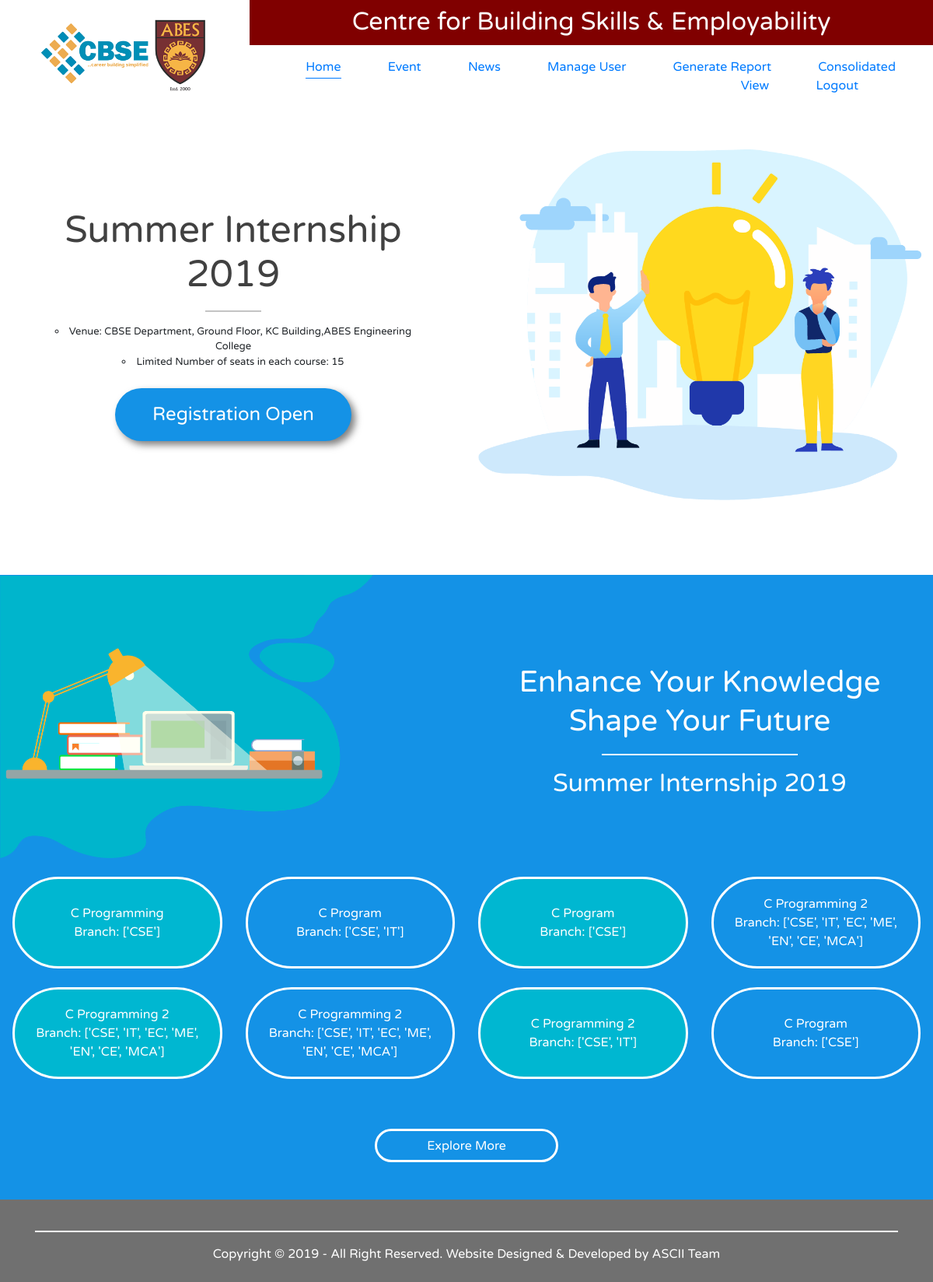
The app's page / (signed in) with its own data.
### event/models.py (models this page shows, shortened)
class EventRecord(models.Model):
    slug = models.SlugField(unique=True)
    type = models.CharField(max_length=50)
    c_o_e = models.CharField(max_length=75)
    event_name = models.CharField(max_length=110)
    event_pic = models.FileField(default='')
    fees = models.FloatField()
    registration_start = models.DateField()
    registration_end = models.DateField()
    event_date = models.DateField()
    duration_number = models.CharField(max_length=10)
    duration_string = models.CharField(max_length=10)
    eligible_branches = models.CharField(max_length=100)
    eligible_year = models.CharField(max_length=100)
    pre_requisites_1 = models.CharField(max_length=50, default='')
    pre_requisites_2 = models.CharField(max_length=50, default='')
    pre_requisites_3 = models.CharField(max_length=50, default='')
    learning_outcome_1= models.CharField(max_length=100, default='')
    learning_outcome_2= models.CharField(max_length=100, default='')
    learning_outcome_3= models.CharField(max_length=100, default='')
    learning_outcome_4= models.CharField(max_length=100, default='')
    learning_outcome_5= models.CharField(max_length=100, default='')
    learning_outcome_6= models.CharField(max_length=100, default='')
    description = RichTextUploadingField()
    outside_student = models.IntegerField(default=0)
    venue = models.CharField(max_length=50)
    resource_person = models.CharField(max_length=110)
    resource_person_pic = models.FileField(default='')
    resource_person_data = RichTextUploadingField()
    registered_student = models.IntegerField(default=0)
    registration_open = models.BooleanField(default=True)
    timestamp = models.DateTimeField(auto_now_add=True)
    user = models.ForeignKey(User, on_delete=models.PROTECT)

### cbseevents/views.py (the view)
# urls.py: path('', home, name='home'),
def home(request):
    event_list = EventRecord.objects.all().order_by('-event_date')[:16]
    return render(request, 'index.html', {'event_list': event_list})

### templates/index.html (shortened to what this page needs)
{% extends "base.html" %}{% load staticfiles %}{% block head_title %}Home | {{ block.super }}{% endblock %}
<main>{% block content %}</main>
    <div class="row mt-lg-5" style="margin: 0">
        <div class="col-lg-6 order-lg-1 pb-5">
            <img src="{% static 'images/Asset 36.png' %}" alt="logo" style="width: 100%"></div>
        <div class="col-lg-6 order-lg-0 align-self-lg-center px-lg-5 pb-5 text-center">
            <h1 class="px-4" style="color:#414141;">Summer Internship 2019</h1>
            <hr style="width: 70px; border: 1px solid rgba(0,0,0,0.23);">
            <li class="px-3" style="font-size: small;list-style-type: circle;">Venue: CBSE Department, Ground Floor, KC Building,ABES Engineering College</li>
            <li class="px-3" style="font-size: small;list-style-type: circle;">Limited Number of seats in each course: 15</li>
            <a class="btn btn-custom mt-4 px-lg-5 py-3" href="#events" style="border: 0;  font-size: 24px;box-shadow: 5px 5px 10px rgba(0,0,0,.50)!important;">Registration Open</a>
        </div>
    </div>
    <div class="row mt-lg-5" id="events" style="margin: 0; background-color: #1492E6">
        <div class="col-lg-6 order-lg-0" style="padding:0">
            <img src="{% static 'images/Asset 38.png' %}" alt="logo" style="width: 80%"></div>
        <div class="col-lg-6 order-lg-1 align-self-lg-center px-md-5 px-3 pt-5 text-center">
            <h2 class="px-3" style="color:#ffffff;font-size: 2.4em">Enhance Your Knowledge<br>Shape Your Future </h2>
            <hr class="mb-3" style="width: 250px; border: 0.1rem solid #ffffff">
            <h2 class="px-3" style="color:#FFFFFF;font-size: 2em">Summer Internship 2019</h2>
        </div>
    </div>
    <div class="row" style="margin: 0; background-color: #1492E6">
        <div class="col-lg-12 pb-3 px-3 text-center">
            <div class="card-deck my-4">{% for data in event_list %}
                <a class="card mb-4 card-custom {% if forloop.counter|divisibleby:2 %}odd{% else %}even{% endif %}" href="{% url 'event:event_detail' data.slug %}">
                    <div class="card-body d-flex align-items-center" style="margin: auto">{{ data.event_name }}<br>Branch: {{ data.eligible_branches }}
                    </div>
                </a>{% endfor %}
            </div>
        </div>
        <div class="col-lg-12 pb-5 text-center">
            <a class="btn btn-custom" href="#" style="border: 3px solid #ffffff; padding: .4rem 4rem;">Explore More</a>
        </div>
    </div>
{% endblock %}{% block script %}{% endblock %}

### static/css/style.css (style rules this page uses)
div, span, applet, object, iframe, h1, h2, h3, h4, h5, h6, p, pre, a, abbr, acronym, address, big, cite, code, del, dfn, em, img, ins, kbd, q, s, samp, small, strike, sub, sup, tt, var, center, dl, dt, dd, ol, ul, li, fieldset, form, label, legend, table, caption, tbody, tfoot, thead, tr, th, td, article, aside, canvas, details, embed, figure, figcaption, footer, header, hgroup, menu, nav, output, ruby, section, summary, time, mark, audio, video { font-family: 'Varela Round'; font-style: normal; font-weight: 100; }
h1, h2, h3, h4, h5, h6 { color: #202020; }
h1 { font-size: 3rem; line-height: 1.2; }
h2 { font-size: 2.0rem; line-height: 1.3; }
.card-deck .card { min-width: 260px; }
.btn-custom { color: #FFFFFF;font-weight: 100;border-radius: 10rem;background-color: #1492E6; }
.card-custom { border-radius: 10rem; text-decoration: none; color: #FFFFFF !important; border: 3px solid #ffffff; }
.odd { background-color: #1492E6; }
.even { background-color: rgb(0, 183, 209); }

### records on screen
EventRecord: event_name "C Programming", eligible_branches "['CSE']"
EventRecord: event_name "C Program", eligible_branches "['CSE', 'IT']"
EventRecord: event_name "C Program", eligible_branches "['CSE']"
EventRecord: event_name "C Programming 2", eligible_branches "['CSE', 'IT', 'EC', 'ME', 'EN', 'CE', 'MCA']"
EventRecord: event_name "C Programming 2", eligible_branches "['CSE', 'IT', 'EC', 'ME', 'EN', 'CE', 'MCA']"
EventRecord: event_name "C Programming 2", eligible_branches "['CSE', 'IT', 'EC', 'ME', 'EN', 'CE', 'MCA']"
EventRecord: event_name "C Programming 2", eligible_branches "['CSE', 'IT']"
EventRecord: event_name "C Program", eligible_branches "['CSE']"
